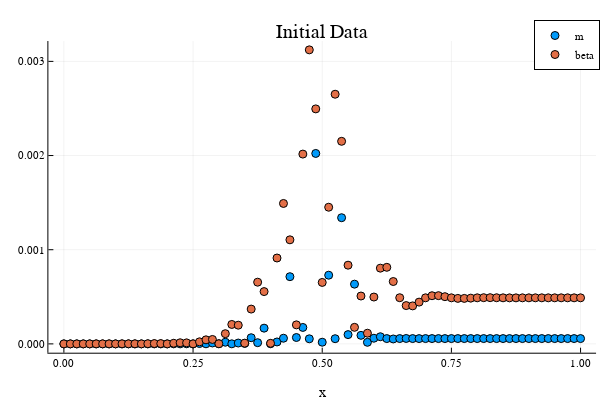

Source (notebook cell):
### Code cell
using Plots #showing initial data and the initial status of the horizon finder
plotlyjs()
aux_test = range(0,1,step=0.001)

#plot(aux, [(abs.(func4(aux).-func2(aux))) abs.(func2(aux).-func(aux))], xaxis="x",title="Initial Data", labels=["m" "beta" "psi" "psi,x"])#, xlim=[0, 1])#,ylim=[0.001 1*10])
scatter(x4, [abs.((func4(x4).-func2(x4)))*16 abs.(func2(x4).-func(x4))], xaxis="x",title="Initial Data", labels=["m" "beta" "psi" "psi,x"])#, xlim=[0, 1])#,ylim=[0.001 1*10])

### Figure 1 — Plotly figure (JSON) as saved in the notebook; plotly's stock layout.template omitted (floating-point values rounded to 4 significant figures)
{"data": [{"colorbar": {"len": 0.8657, "title": "", "x": 0.9934, "y": 0.5087}, "legendgroup": "m", "marker": {"color": "rgba(0, 154, 250, 1.000)", "line": {"color": "rgba(0, 0, 0, 1.000)", "width": 1}, "size": 8, "symbol": "circle"}, "mode": "markers", "name": "m", "showlegend": true, "type": "scatter", "x": [0, 0.0125, 0.025, 0.0375, 0.05, 0.0625, 0.075, 0.0875, 0.1, 0.1125, 0.125, 0.1375, 0.15, 0.1625, 0.175, 0.1875, 0.2, 0.2125, 0.225, 0.2375, 0.25, 0.2625, 0.275, 0.2875, 0.3, 0.3125, 0.325, 0.3375, 0.35, 0.3625, 0.375, 0.3875, 0.4, 0.4125, 0.425, 0.4375, 0.45, 0.4625, 0.475, 0.4875, 0.5, 0.5125, 0.525, 0.5375, 0.55, 0.5625, 0.575, 0.5875, 0.6, 0.6125, 0.625, 0.6375, 0.65, 0.6625, 0.675, 0.6875, 0.7, 0.7125, 0.725, 0.7375, 0.75, 0.7625, 0.775, 0.7875, 0.8, 0.8125, 0.825, 0.8375, 0.85, 0.8625, 0.875, 0.8875, 0.9, 0.9125, 0.925, 0.9375, 0.95, 0.9625, 0.975, 0.9875, 1], "xaxis": "x", "y": [2.524e-29, 2.654e-13, 3.427e-13, 9.396e-13, 1.421e-12, 1.874e-12, 9.107e-12, 4.579e-11, 6.572e-11, 3.987e-10, 3.774e-10, 2.642e-09, 1.917e-09, 1.444e-08, 8.639e-09, 6.986e-08, 3.474e-08, 2.974e-07, 1.232e-07, 1.125e-06, 3.753e-07, 3.639e-06, 9.249e-07, 9.638e-06, 1.589e-06, 1.753e-05, 8.162e-07, 9.065e-06, 4.735e-06, 6.543e-05, 1.286e-05, 0.0001672, 1.547e-06, 2.053e-05, 6.008e-05, 0.0007138, 6.777e-05, 0.0001746, 5.391e-05, 0.002022, 1.782e-05, 0.0007295, 5.517e-05, 0.00134, 9.845e-05, 0.0006344, 9.066e-05, 1.654e-05, 6.016e-05, 7.581e-05, 5.643e-05, 5.233e-05, 5.637e-05, 5.745e-05, 5.637e-05, 5.607e-05, 5.637e-05, 5.644e-05, 5.637e-05, 5.634e-05, 5.637e-05, 5.637e-05, 5.637e-05, 5.636e-05, 5.637e-05, 5.637e-05, 5.637e-05, 5.637e-05, 5.637e-05, 5.637e-05, 5.637e-05, 5.637e-05, 5.637e-05, 5.637e-05, 5.637e-05, 5.637e-05, 5.637e-05, 5.637e-05, 5.637e-05, 5.637e-05, 5.637e-05], "yaxis": "y"}, {"colorbar": {"len": 0.8657, "title": "", "x": 0.9934, "y": 0.5087}, "legendgroup": "beta", "marker": {"color": "rgba(227, 111, 71, 1.000)", "line": {"color": "rgba(0, 0, 0, 1.000)", "width": 1}, "size": 8, "symbol": "circle"}, "mode": "markers", "name": "beta", "showlegend": true, "type": "scatter", "x": [0, 0.0125, 0.025, 0.0375, 0.05, 0.0625, 0.075, 0.0875, 0.1, 0.1125, 0.125, 0.1375, 0.15, 0.1625, 0.175, 0.1875, 0.2, 0.2125, 0.225, 0.2375, 0.25, 0.2625, 0.275, 0.2875, 0.3, 0.3125, 0.325, 0.3375, 0.35, 0.3625, 0.375, 0.3875, 0.4, 0.4125, 0.425, 0.4375, 0.45, 0.4625, 0.475, 0.4875, 0.5, 0.5125, 0.525, 0.5375, 0.55, 0.5625, 0.575, 0.5875, 0.6, 0.6125, 0.625, 0.6375, 0.65, 0.6625, 0.675, 0.6875, 0.7, 0.7125, 0.725, 0.7375, 0.75, 0.7625, 0.775, 0.7875, 0.8, 0.8125, 0.825, 0.8375, 0.85, 0.8625, 0.875, 0.8875, 0.9, 0.9125, 0.925, 0.9375, 0.95, 0.9625, 0.975, 0.9875, 1], "xaxis": "x", "y": [1.985e-23, 4.964e-08, 7.943e-08, 6.95e-08, 9.156e-12, 1.291e-07, 2.384e-07, 2.285e-07, 1.31e-10, 4.666e-07, 8.724e-07, 8.401e-07, 1.478e-09, 1.732e-06, 3.274e-06, 3.223e-06, 3.156e-08, 6.629e-06, 1.207e-05, 1.087e-05, 3.606e-07, 2.182e-05, 4.306e-05, 4.706e-05, 1.249e-06, 0.0001084, 0.0002064, 0.0001988, 7.833e-06, 0.0003696, 0.0006553, 0.0005554, 6.046e-06, 0.000912, 0.001491, 0.001105, 0.000202, 0.002016, 0.003122, 0.002496, 0.0006526, 0.001451, 0.002651, 0.002151, 0.0008357, 0.0001757, 0.0005083, 0.0001133, 0.0004976, 0.0008043, 0.0008132, 0.0006622, 0.0004902, 0.0004066, 0.0004036, 0.0004435, 0.0004892, 0.0005114, 0.0005122, 0.0005014, 0.0004892, 0.0004832, 0.000483, 0.0004859, 0.0004891, 0.0004907, 0.0004908, 0.00049, 0.0004891, 0.0004887, 0.0004887, 0.0004889, 0.0004891, 0.0004893, 0.0004893, 0.0004892, 0.0004891, 0.0004891, 0.0004891, 0.0004891, 0.0004891], "yaxis": "y"}], "layout": {"annotations": [{"font": {"color": "rgba(0, 0, 0, 1.000)", "family": "sans-serif", "size": 20}, "rotation": 0, "showarrow": false, "text": "Initial Data", "x": 0.537, "xanchor": "center", "xref": "paper", "y": 1, "yanchor": "top", "yref": "paper"}], "height": 400, "legend": {"bgcolor": "rgba(255, 255, 255, 1.000)", "bordercolor": "rgba(0, 0, 0, 1.000)", "borderwidth": 1, "font": {"color": "rgba(0, 0, 0, 1.000)", "family": "sans-serif", "size": 11}, "title": {"font": {"color": "rgba(0, 0, 0, 1.000)", "family": "sans-serif", "size": 15}, "text": ""}, "tracegroupgap": 0, "traceorder": "normal", "x": 1, "xanchor": "auto", "y": 1, "yanchor": "auto"}, "margin": {"b": 20, "l": 0, "r": 0, "t": 20}, "paper_bgcolor": "rgba(255, 255, 255, 1.000)", "plot_bgcolor": "rgba(255, 255, 255, 1.000)", "showlegend": true, "width": 600, "xaxis": {"anchor": "y", "domain": [0.08064, 0.9934], "gridcolor": "rgba(0, 0, 0, 0.100)", "gridwidth": 0.5, "linecolor": "rgba(0, 0, 0, 1.000)", "mirror": false, "range": [-0.03, 1.03], "showgrid": true, "showline": true, "showticklabels": true, "tickangle": 0, "tickcolor": "rgb(0, 0, 0)", "tickfont": {"color": "rgba(0, 0, 0, 1.000)", "family": "sans-serif", "size": 11}, "tickmode": "array", "ticks": "inside", "ticktext": ["0.00", "0.25", "0.50", "0.75", "1.00"], "tickvals": [0, 0.25, 0.5, 0.75, 1], "title": "x", "titlefont": {"color": "rgba(0, 0, 0, 1.000)", "family": "sans-serif", "size": 15}, "type": "-", "visible": true, "zeroline": false, "zerolinecolor": "rgba(0, 0, 0, 1.000)"}, "yaxis": {"anchor": "x", "domain": [0.07581, 0.9415], "gridcolor": "rgba(0, 0, 0, 0.100)", "gridwidth": 0.5, "linecolor": "rgba(0, 0, 0, 1.000)", "mirror": false, "range": [-9.367e-05, 0.003216], "showgrid": true, "showline": true, "showticklabels": true, "tickangle": 0, "tickcolor": "rgb(0, 0, 0)", "tickfont": {"color": "rgba(0, 0, 0, 1.000)", "family": "sans-serif", "size": 11}, "tickmode": "array", "ticks": "inside", "ticktext": ["0.000", "0.001", "0.002", "0.003"], "tickvals": [0, 0.001, 0.002, 0.003], "title": "", "titlefont": {"color": "rgba(0, 0, 0, 1.000)", "family": "sans-serif", "size": 15}, "type": "-", "visible": true, "zeroline": false, "zerolinecolor": "rgba(0, 0, 0, 1.000)"}}}
